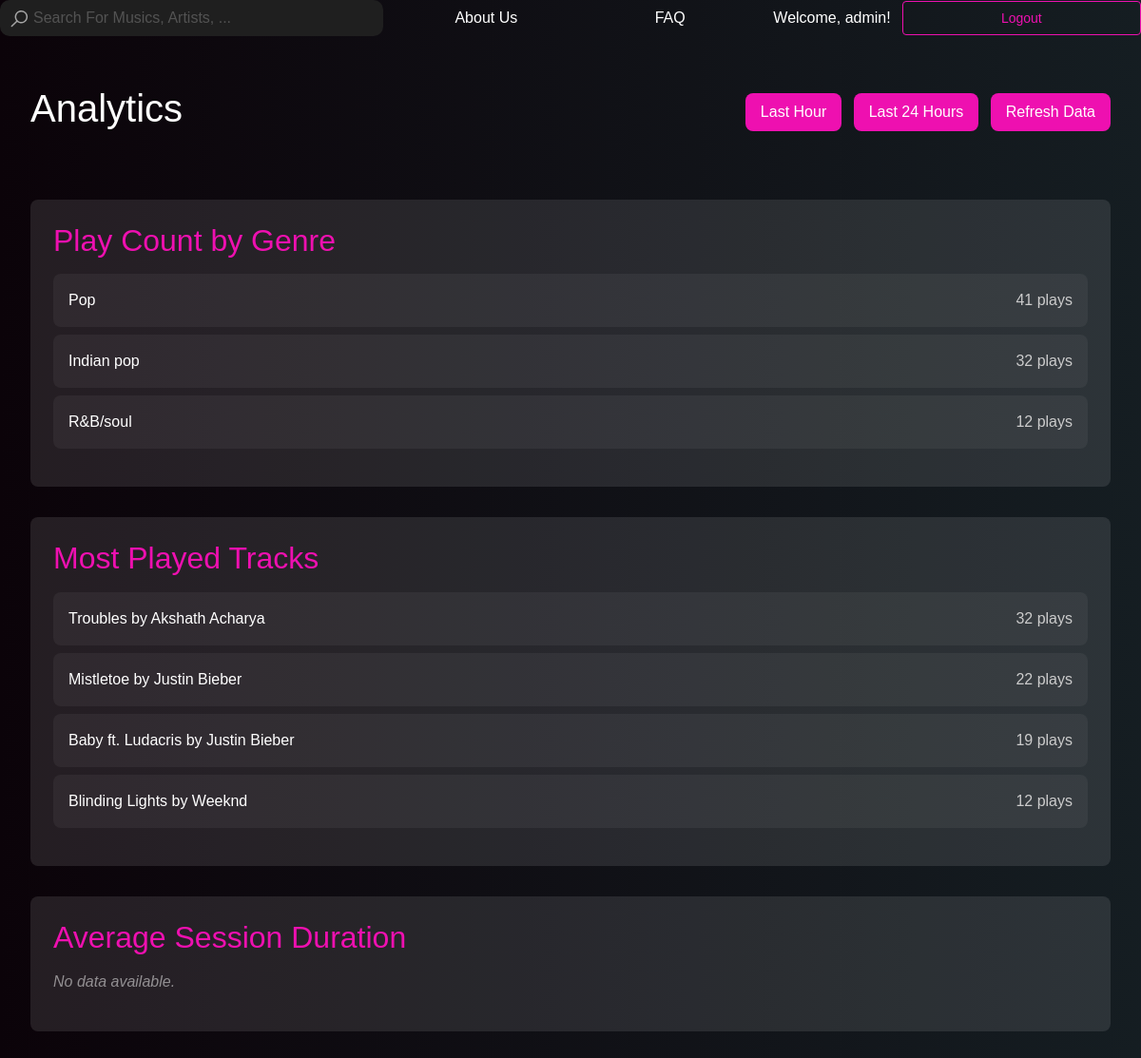
Page /analytics/ (signed in) on the committed database.
### frontend/models.py (models this page shows, shortened)
class Genre(models.Model):
    name = models.CharField(max_length=100)
    slug = models.SlugField(unique=True)
    background_image = models.ImageField(upload_to='genre_backgrounds/', blank=True, null=True)
    description = models.TextField(blank=True, null=True)  # New description field

class Track(models.Model):
    title = models.CharField(max_length=100)
    artist = models.CharField(max_length=100)
    release_date = models.DateField()
    album = models.ForeignKey(Album, related_name='songs', on_delete=models.CASCADE)  # Updated to ForeignKey
    duration = models.DurationField()
    cover_image = models.ImageField(upload_to="track_covers/", blank=True, null=True)
    audio_file = models.FileField(upload_to="audio_files/", blank=True, null=True)  # New field for audio files
    genre = models.ForeignKey(Genre, related_name='tracks',
                              on_delete=models.CASCADE)  # New field to associate tracks with genres
    play_count = models.PositiveIntegerField(default=0)
    created_at = models.DateTimeField(auto_now_add=True)
    user = models.ForeignKey(User, on_delete=models.CASCADE, null=True)

### frontend/views.py (the view)
# urls.py: path('analytics/', analytics_view, name='analytics'),
@login_required
def analytics_view(request):
    play_count_by_genre = Track.objects.filter(user=request.user) \
        .values('genre__name') \
        .annotate(total_plays=Sum('play_count')) \
        .order_by('-total_plays')
    most_played_tracks = Track.objects.filter(user=request.user) \
        .order_by('-play_count')[:10]  # Top 10 tracks
    session_duration = UserSession.objects.filter(user=request.user) \
        .values('start_time__date') \
        .annotate(avg_duration=Avg('duration')) \
        .order_by('start_time__date')
    context = {
        'play_count_by_genre': play_count_by_genre,
        'most_played_tracks': most_played_tracks,
        'session_duration': session_duration,
    }
    return render(request, 'analytics.html', context)

### frontend/templates/analytics.html (shortened to what this page needs)
{% load static %}
<!DOCTYPE html>
<html lang="en">
<head>
    <link rel="stylesheet" href="{% static 'css/header.css' %}"/>
    <link href="https://cdn.jsdelivr.net/npm/bootstrap@5.3.0/dist/css/bootstrap.min.css" rel="stylesheet">
    <link rel="stylesheet" href="https://cdn.jsdelivr.net/npm/bootstrap-icons@1.11.3/font/bootstrap-icons.min.css">
</head>
<body>
<div class="align">
    {% include "header.html" %}
</div>
<div class="main-content">
    <header>
        <h1>Analytics</h1>
        <div>
            <button class="btn-timeframe" onclick="fetchData('hour')">Last Hour</button>
            <button class="btn-timeframe" onclick="fetchData('day')">Last 24 Hours</button>
            <button class="btn-refresh" onclick="refreshData()">Refresh Data</button>
        </div>
    </header>
    <section class="section">
        <h2>Play Count by Genre</h2>
        <ul class="list">
            {% for genre in play_count_by_genre %}
                <li class="list-item">
                    <span>{{ genre.genre__name }}</span>
                    <span class="info">{{ genre.total_plays }} plays</span>
                </li>
            {% empty %}
                <li class="no-data">No data available.</li>
            {% endfor %}
        </ul>
    </section>
    <section class="section">
        <h2>Most Played Tracks</h2>
        <ul class="list">
            {% for track in most_played_tracks %}
                <li class="list-item">
                    <span>{{ track.title }} by {{ track.artist }}</span>
                    <span class="info">{{ track.play_count }} plays</span>
                </li>
            {% empty %}
                <li class="no-data">No data available.</li>
            {% endfor %}
        </ul>
    </section>
    <section class="section">
        <h2>Average Session Duration</h2>
        <ul class="list">
            {% for session in session_duration %}
                <li class="list-item">
                    <span>{{ session.start_time__date }}</span>
                    <span class="info">{{ session.avg_duration }}</span>
                </li>
            {% empty %}
                <li class="no-data">No data available.</li>
            {% endfor %}
        </ul>
    </section>
</div>
</body>
</html>

### frontend/templates/header.html (shortened to what this page needs)
{% load static %}
<div class="header">
    <div class="header-frame-1">
      <div class="search-bar">
        <div class="header-frame-2">
            <form method="GET" action="{% url 'search_view' %}">
                <img class="search" src="{% static 'icons/search.svg' %}" alt="Search icon" />
                <div class="search-box">
                    <input
                        type="text"
                        name="query"
                        class="search-for-musics-artists"
                        placeholder="Search For Musics, Artists, ..."
                        style="border: none; outline: none; background: transparent;"
                        value="{{ request.GET.query }}"
                    />
                </div>
            </form>
        </div>
    </div>
      <div class="titles">
        <div class="titles-container">
          <a href="{% url 'about_us' %}" class="nav-link">About Us</a>
          <a href="{% url 'faq' %}" class="nav-link">FAQ</a>
        </div>
      </div>
      <div class="login-area">
        {% if user.is_authenticated %}
            <div class="user-info">
                <span>Welcome, {{ user.username }}!</span>
            </div>
            <div class="button">
                <a href="{% url 'logout' %}" class="button2">Logout</a>
            </div>
        {% endif %}
    </div>
    </div>
  </div>

### frontend/static/css/header.css (style rules this page uses)
.header { position: relative; width: -webkit-fill-available; padding: 0px 0px 20px 0px; }
.header-frame-1 { display: flex; flex-direction: row; gap: 12px; align-items: center; justify-content: flex-start; align-self: stretch; flex-shrink: 0; position: relative; }
.search-bar { background: #1f1f1f; border-radius: 10px; padding: 6px 8px 6px 8px; display: flex; flex-direction: row; gap: 3px; align-items: center; justify-content: flex-start; flex: 1; height: 38px; position: relative; }
.header-frame-2 { display: flex; flex-direction: row; gap: 3px; align-items: center; justify-content: flex-start; flex: 1; position: relative; }
.search { flex-shrink: 0; width: 25px; height: 25px; position: relative; overflow: visible; align-self: center; }
.search-box { display: flex; flex-direction: row; gap: 10px; align-items: center; justify-content: center; flex-shrink: 0; position: relative; }
.search-for-musics-artists { color: #ee10b0; text-align: left; font-family: var(--text-small-font-family, 'Vazirmatn-Light', sans-serif); font-size: var(--text-small-font-size, 12px); font-weight: var(--text-small-font-weight, 300); opacity: 0.6; position: relative; font-size: medium; }
form { display: flex; }
.titles { display: flex; flex-direction: column; gap: 10px; align-items: center; justify-content: center; flex: 1; position: relative; }
.titles-container { display: flex; flex-direction: row; align-items: center; justify-content: space-between; align-self: stretch; flex-shrink: 0; position: relative; }
.nav-link { color: #ffffff; text-align: center; font-family: var(--h4-font-family, 'Vazirmatn-Medium', sans-serif); font-size: var(--h4-font-size, 16px); font-weight: var(--h4-font-weight, 500); position: relative; flex: 1; text-decoration: none; }
.user-info { color: #ffffff; }
.login-area { display: flex; flex-direction: row; gap: 12px; align-items: center; justify-content: flex-start; flex: 1; position: relative; }
.button, .button3 { border-radius: 4px; border-style: solid; border-color: var(--normal, #ee10b0); border-width: 1px; padding: 6px 16px; display: flex; flex-direction: row; gap: 20px; align-items: center; justify-content: center; flex: 1; height: 36px; position: relative; background: transparent; cursor: pointer; transition: background-color 0.3s, color 0.3s; }
.button2, .button4 { color: var(--normal, #ee10b0); text-align: center; font-family: 'Vazirmatn-Light', sans-serif; font-size: 14px; font-weight: 300; position: relative; transition: color 0.3s; text-decoration: none; }

### frontend/templates/analytics.html (style rules this page uses)
body { background: linear-gradient(90.07deg, rgb(11, 3, 9) 0%, rgba(1, 10, 15, 0.92) 100%); font-family: 'Vazirmatn', sans-serif; color: white; margin: 0; min-height: 100vh; }
.main-content { display: flex; flex-direction: column; gap: 2rem; padding: 2rem; }
.section { background: rgba(255, 255, 255, 0.1); border-radius: 8px; padding: 1.5rem; }
.section h2 { color: #ee10b0; margin-bottom: 1rem; }
.list { list-style-type: none; padding: 0; }
.list-item { display: flex; justify-content: space-between; align-items: center; padding: 1rem; margin: 0.5rem 0; background: rgba(255, 255, 255, 0.05); border-radius: 8px; transition: all 0.3s ease; }
.list-item .info { color: #ccc; }
.no-data { color: rgba(255, 255, 255, 0.5); font-style: italic; }
.btn-refresh, .btn-timeframe { background: #ee10b0; color: white; padding: 0.5rem 1rem; border-radius: 8px; transition: all 0.3s ease; border: none; cursor: pointer; }
.btn-timeframe { margin-right: 0.5rem; }
header { display: flex; justify-content: space-between; align-items: center; margin-bottom: 2rem; }

### rows in the picture
Genre: genre__name "Pop", total_plays "41"
Genre: genre__name "Indian pop", total_plays "32"
Genre: genre__name "R&B/soul", total_plays "12"
Track: title "Troubles", artist "Akshath Acharya", play_count "32"
Track: title "Mistletoe", artist "Justin Bieber", play_count "22"
Track: title "Baby ft. Ludacris", artist "Justin Bieber", play_count "19"
Track: title "Blinding Lights", artist "Weeknd", play_count "12"

### other values in the picture
{{ user.username }} "admin"
